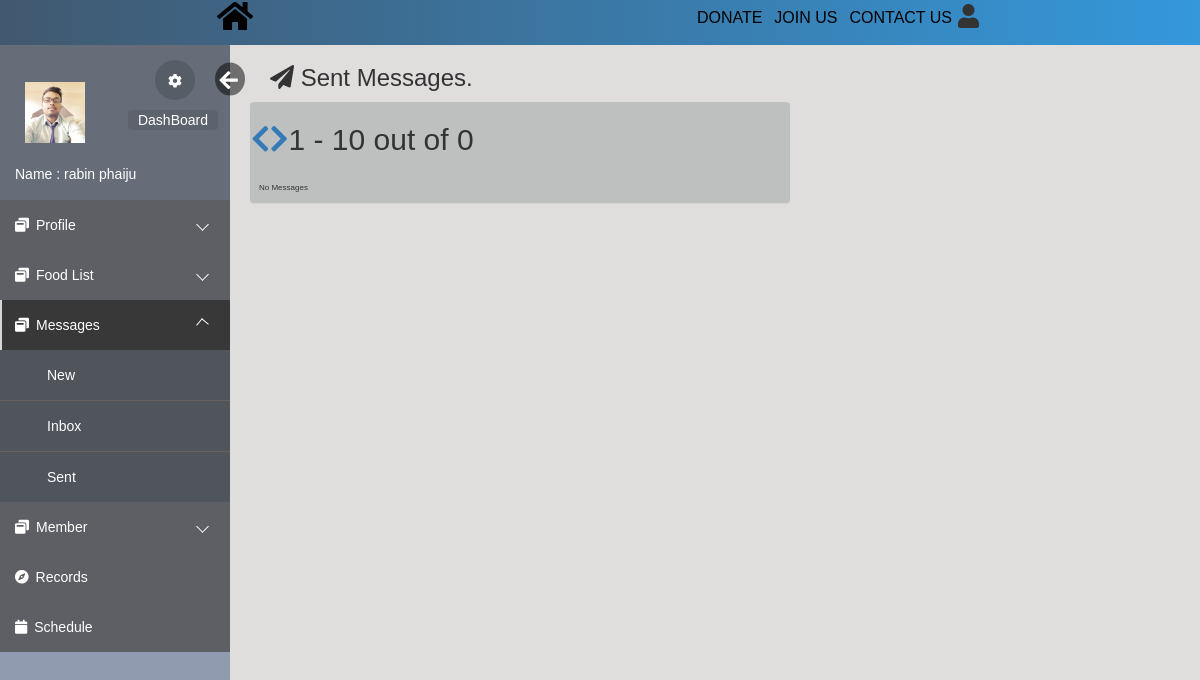
/html/sent.php (signed in), run on an earlier commit of the app's database.
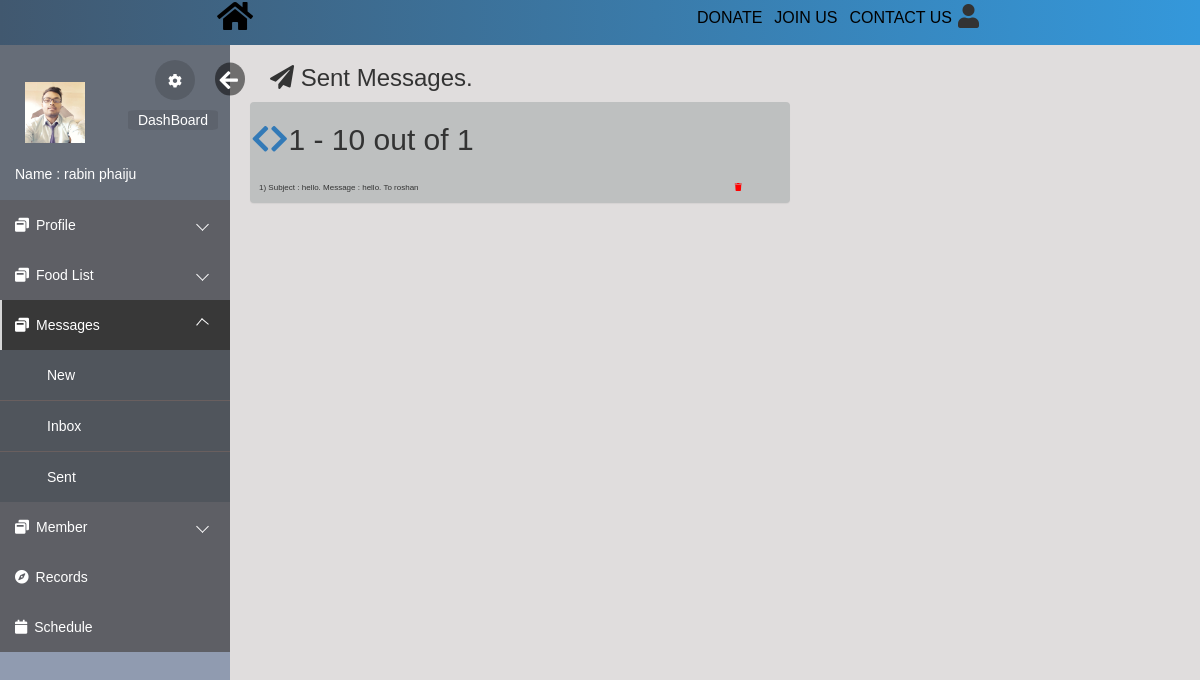
And on a later commit of the database.
### tables this page shows
CREATE TABLE `messages` (
  `message_id` int(10) UNSIGNED NOT NULL,
  `msg_to` varchar(20) DEFAULT NULL,
  `msg_from` varchar(20) DEFAULT NULL,
  `subject` varchar(30) DEFAULT NULL,
  `message` varchar(255) DEFAULT NULL,
  `date` timestamp NULL DEFAULT CURRENT_TIMESTAMP ON UPDATE CURRENT_TIMESTAMP
);

### html/sent.php (the view, shortened to what this page needs)
<?php
$pos=null;
 ?>
<!DOCTYPE html>
<html lang="en">
<head>
    <link rel="stylesheet" href="https://maxcdn.bootstrapcdn.com/bootstrap/3.3.6/css/bootstrap.min.css">
    <link rel="stylesheet" href="https://maxcdn.bootstrapcdn.com/font-awesome/4.6.3/css/font-awesome.min.css">
    <link rel="stylesheet" href="../css/loginindex.css">
    <link rel="stylesheet" href="css/editprofile.css">
    <link rel="stylesheet" href="css/index.css">
    <link rel="stylesheet" href="https://use.fontawesome.com/releases/v5.3.1/css/all.css">
</head>
<body>
    <div class="navbars">
        <div class="nav0">
            <a href="../index.html"><i class="fa fa-home fa-2x" aria-hidden="true"></i></a>
        </div>
        <div class="navbars1">
            <div class="nav3"><i class="fa fa-user fa-3x"></i>
            </div>
            <div class="nav4"><a href="">CONTACT US</a></div>
            <div class="nav2"><a href="login.php">JOIN US</a></div>
            <div class="nav1"><a href="">DONATE</a></div>
        </div>
    </div>
    <div class="body_wrapper">
        <div class="sidemenu" id="mySidebar">
            <ul>
                <div class="me userBg">
                <div class="images">
                    <img style="margin-top:22px" src="files/<?php if($_SESSION['pic']==null){echo 'user.png';}else{ echo $_SESSION['pic'];}?>" width="60";>
                    </div>
                    <div class="myinfo">
                        <p class="name">Name :<?php echo $_SESSION['name']?></p>
                    </div>
                    <button class="setting">
                        <a href="editprofile.php"><i class="fa fa-cog" aria-hidden="true"></i></a>
                    </button>
                    <a id="hide" href="#" onclick="closeNav()"><i class="fa fa-arrow-left" aria-hidden="true"></i></a>
                    <button class="cloud">
                        <a href="index.php">DashBoard</a>
                    </button>
                </div>
                <li class="dropdown">
                    <a href="#"><span class="icon"><i class="fa fa-window-restore"></i></span><span>Profile</span></a>
                </li>
                <li class="dropdown">
                    <a href="#"><span class="icon"><i class="fa fa-window-restore"></i></span><span>Food List</span></a>
                </li>
                <li class="dropdown active">
                    <a href="#"><span class="icon"><i class="fa fa-window-restore"></i></span><span>Messages</span></a>
                    <ul>
                        <li><a href="new.php"><span class="icon"></span><span>New</span></a></li>
                        <li><a href="inbox.php"><span class="icon"></span><span>Inbox</span></a></li>
                        <li class=""><a href="#"><span class="icon"></span><span>Sent</span></a></li>
                    </ul>
                </li>
                <li class="dropdown">
                    <a href="#"><span class="icon"><i class="fa fa-window-restore"></i></span><span>Member</span></a>
                    </li>
                <li><a href="records.php"><span class="icon"><i class="fa fa-compass"></i></span><span>Records</span></a></li>
                <li><a href="schedule.php"><span class="icon"><i class="fa fa-calendar"></i></span><span>Schedule</span></a></li>
            </ul>
        </div>
        <div class="container">
            <div class="col-md-6 col-sm-9 contains">
            <h3 style="margin-left:20px;"><i class="fa fa-paper-plane" aria-hidden="true"></i> Sent Messages.</h3>
                <div class="panel profile-panel">
                    <h2>
                    <?php
                    $from=$_SESSION['username'];
                          $sql = "SELECT * from `messages` where `msg_from`='$from'";
                            require_once("DBConnect.php");
                            $resulttotal = $conn-> query($sql);
                            $total = mysqli_num_rows($resulttotal);?>
              <?php if($pos==null){$pos=0;}?>
              <?php if($pos>0){?>
              <a style="float:left;" href="sent.php?pos=<?php echo $pos-10;?>"><i class="fa fa-chevron-left"></i></a>
              <?php }else { ?>
              <a style="float:left;"><i class="fa fa-chevron-left"></i></a>
              <?php }
              if($pos<$total && $total-$pos>10){ ?>
              <a style="float:left;" href="sent.php?pos=<?php echo $pos+10;?>"><i class="fa fa-chevron-right"></i></a>
              <?php } else { ?>
                <a style="float:left;"><i class="fa fa-chevron-right"></i></a>
              <?php } ?>
              <p style="margin:8px 0 0 5px;"><?php echo ($pos+1)." - ".($pos+10);?> out of <?php echo $total?></p>
              </h2>
     <table>
    <?php
    $count=1;
    require_once("DBConnect.php");
    $from=$_SESSION['username'];
        $sql = "SELECT * from `messages` WHERE `msg_from`='$from' ORDER BY `message_id` DESC";
	$result = $conn-> query($sql);
	if($result-> num_rows >0){
            $del_count=0;
            while($del_count<10 && $row = $result-> fetch_assoc()){
                echo "<tr><td>".$count.") Subject : ".$row["subject"].". Message : ".$row["message"].". To ".$row["msg_to"]." "."</td>";
                ?>
                <td>
                <a onclick="return confirm('Are you sure you want to delete this message?')" href="delete_message.php?msgid_sent=<?= $row['message_id'];?>"><i style="color: red;" class="fa fa-trash" aria-hidden="true"></i></a>
            </td></tr>
               <?php
            $count++;
               $del_count++;
            }}else{
                echo "<tr><td>No Messages</td></tr>";
            }
        echo "</table>";
        ?>
                </div>
            </div>
        </div>
    </div>
</body>
</html>

### css/loginindex.css (style rules this page uses)
* { margin: 0; padding: 0; font-family: sans-serif; list-style: none; text-decoration: none; }
.me #hide, .me #show { position: absolute; transform: scale(1.5); right: -60px; bottom: 95px; width: 20px; padding-top: 2px; padding-left: 3px; color: #FFF; border-radius: 0%; border-style: initial; border-radius: 50%; background: rgba(0, 0, 0, 0.5); }
#mySidebar { transition: 0.4s; }

### html/css/editprofile.css (style rules this page uses)
.sidemenu { float: left; }
.me { position: relative; width: calc(100% - 50px); height: 140px; padding: 15px 25px; margin-bottom: 15px; }
.me .setting { position: absolute; right: -15px; bottom: 85px; width: 40px; height: 40px; padding-top: 2px; color: #FFF; border-radius: 100%; border-style: none; background: rgba(0, 0, 0, 0.15); }
.me .setting a, .me .cloud a { color: #fff; }
.me .cloud { position: absolute; right: -38px; bottom: 55px; height: 20px; color: #FFF; border-style: none; border-radius: 10%; background: rgba(0, 0, 0, 0.09); }
.me .cloud a { padding: 15px 10px 15px 10px; }
.me .myinfo { position: absolute; left: 40px; bottom: 1px; font-size: 14px; color: #FFF; }
.myinfo .name { margin: 0 0 0 -25px; }
.profile-panel { margin-top: 2%; background-color: rgb(190, 192, 192); }
.navbars { display: flex; flex-direction: row; flex-wrap: wrap-reverse; font-size: 1.1rem; justify-content: space-around; background: #2c3e50; background: -webkit-linear-gradient(to left, #3498db, #41586f); background: linear-gradient(to left, #3498db, #41586f); padding-top: 10px; height: 45px; }
.navbars1 { display: flex; flex-direction: row-reverse; flex-wrap: wrap-reverse; font-size: 1.1rem; }
.navbars a { text-decoration: none; color: black; font-size: 1.6rem; font-family: 'Franklin Gothic Medium', 'Arial Narrow', Arial, sans-serif; padding: 6px; }
.navbars>div { margin: 2px; margin-bottom: 10px; margin-right: 1%; margin-top: 4px; text-align: center; font-size: 0.8rem; z-index: 999; }
.navbars .nav3, .navbars .nav0 { margin-top: -3px; cursor: pointer; position: relative; z-index: 3; }

### html/css/index.css (style rules this page uses)
*, *::after, *::before { padding: 0px; margin: 0px; box-sizing: border-box; }
body { font-family: "Quicksand", "SolaimanLipi", sans-serif; font-size: 14px; }
.body_wrapper { width: 100%; height: 100%; background: #e0dddd; overflow: hidden; }
.sidemenu { float: left; width: 230px; height: calc(100vh - 50px); background: #909bb0; scrollbar-width: none; }
.sidemenu>ul { background: #666d78; }
.sidemenu>ul>li>a { display: block; position: relative; color: #fff; text-decoration: none; padding: 15px; background: rgba(87, 83, 83, 0.5); }
.sidemenu>ul>li>a>span { margin-right: 7px; }
.sidemenu>ul>li.active>a { background: #383838; color: #ffffff; }
.sidemenu>ul>li.active>a::before { display: block; position: absolute; content: ""; height: 100%; left: 0; top: 0; width: 2px; background-color: #d6d6d6; }
.sidemenu>ul>li>ul>li+li { border-top: 1px solid #695f5f; }
.sidemenu>ul>li>ul>li>a { text-decoration: none; display: block; width: 100%; color: #fff; padding: 15px; background: #50555c; padding-left: 40px; }
.sidemenu>ul>li>ul>li>a>span { margin-right: 7px; }
.sidemenu>ul>.dropdown>a { position: relative; display: block; }
.sidemenu>ul>.dropdown>a::after { content: ""; position: absolute; top: 40%; right: 10%; display: block; height: 9px; width: 9px; border-left: 1px solid #fff; border-bottom: 1px solid #fff; transition: 0.5s; transform: rotate(-45deg); }
.sidemenu>ul>.dropdown>ul { overflow: hidden; transform: 0.3s; transition: 0.3s; height: 0px; }
.sidemenu>ul>.dropdown-open>a { background: #49415482; }
.sidemenu>ul>.dropdown-open>a::after { transform: rotate(130deg); }
.sidemenu>ul>.dropdown-open>ul { transition: all 0.2s; }

### html/sent.php (style rules this page uses)
.panel table { margin-top: 18px; font-family: arial, sans-serif; border-collapse: collapse; width: 100%; }
.panel td, .panel th { border: 0px solid #dddddd; text-align: left; padding: 8px; }
@media only screen and (max-width: 1300px) { .panel td,.panel th { font-size: 8px; } }
.contains { margin-left:5px; }

What changed in the data, as far as the page shows it:
added messages: subject "hello", message "hello", msg_to "roshan"
Also different on the page:
$total: "0" → "1"
text no longer shown: "No Messages"
